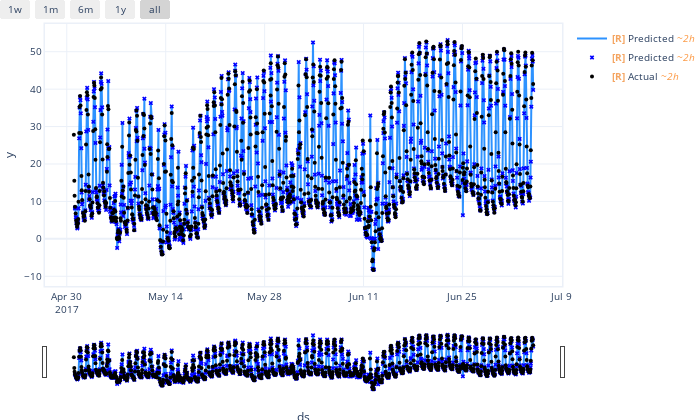

Here is the notebook cell this chart was saved with:
### Code cell
m.highlight_nth_step_ahead_of_each_forecast(m.n_forecasts)
fig = m.plot(forecast)
fig.show()

### Figure 1 — Plotly figure (JSON) as saved in the notebook; plotly's stock layout.template omitted (floating-point values rounded to 4 significant figures; data arrays with more than 128 entries replaced by an {"elided": "..."} marker saying what was removed)
{"data": [{"line": {"color": "#2d92ff", "width": 2}, "mode": "lines", "name": "<b style=\"color:sandybrown\">[R]</b> Predicted <i style=\"color:#fc9944\">~2h</i>", "type": "scatter", "uid": "b811b3ca-edd5-4bb2-bae4-210fbf9a69b9", "x": {"elided": "1000 str values"}, "y": {"elided": "1000 float values"}}, {"marker": {"color": "blue", "size": 4, "symbol": "x"}, "mode": "markers", "name": "<b style=\"color:sandybrown\">[R]</b> Predicted <i style=\"color:#fc9944\">~2h</i>", "type": "scatter", "uid": "744d2a2f-27ef-4b22-a484-98c734f6a561", "x": {"elided": "1000 str values"}, "y": {"elided": "1000 float values"}}, {"marker": {"color": "black", "size": 4}, "mode": "markers", "name": "<b style=\"color:sandybrown\">[R]</b> Actual <i style=\"color:#fc9944\">~2h</i>", "type": "scatter", "uid": "c3e39058-ecb5-4c72-a1a6-3ecbda3bfc99", "x": {"elided": "1000 str values"}, "y": {"elided": "1000 float values"}}], "layout": {"autosize": true, "font": {"size": 10}, "height": 420, "hovermode": "x unified", "margin": {"b": 0, "l": 0, "pad": 0, "r": 10, "t": 10}, "showlegend": true, "title": {"font": {"size": 12}}, "width": 700, "xaxis": {"linewidth": 1.5, "mirror": true, "rangeselector": {"buttons": [{"count": 7, "label": "1w", "step": "day", "stepmode": "backward"}, {"count": 1, "label": "1m", "step": "month", "stepmode": "backward"}, {"count": 6, "label": "6m", "step": "month", "stepmode": "backward"}, {"count": 1, "label": "1y", "step": "year", "stepmode": "backward"}, {"step": "all"}]}, "rangeslider": {"visible": true}, "showline": true, "title": {"text": "ds"}, "type": "date"}, "yaxis": {"linewidth": 1.5, "mirror": true, "showline": true, "title": {"text": "y"}}}}
